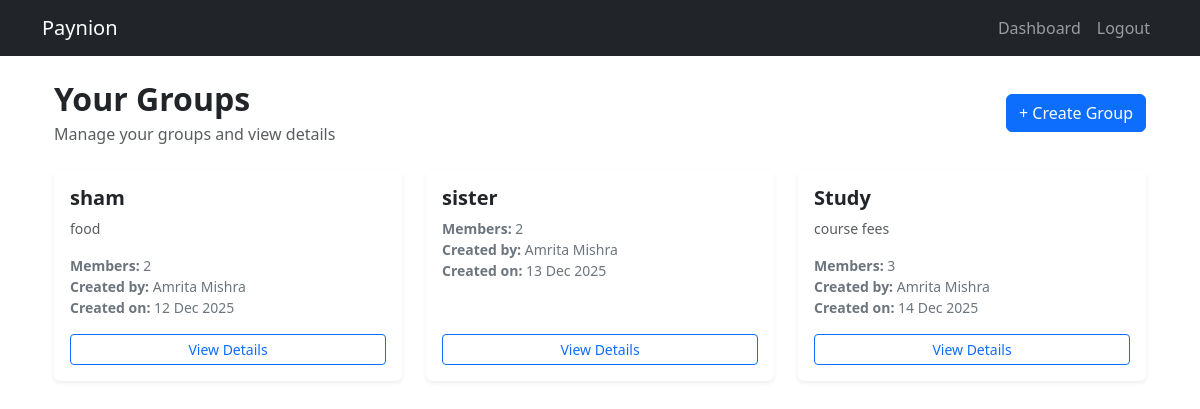
The page /groups/all/ (signed in) on the database its author committed.
### groups/models.py (models this page shows, shortened)
class Group(models.Model):
    title = models.CharField(max_length=255, null=True, blank=True)
    description = models.TextField(blank=True, null=True)
    members = models.ManyToManyField(User, related_name="group_members")
    created_by = models.ForeignKey(User, on_delete=models.CASCADE, related_name="created_groups")
    created_at = models.DateTimeField(auto_now_add=True)

### accounts/models.py (models this page shows, shortened)
class CustomUser(AbstractUser):
    email = models.EmailField(unique=True)
    full_name = models.CharField(max_length=255)
    phone = models.CharField(max_length=10, blank=True, null=True)
    profile_image = models.ImageField(upload_to=user_profile_path, default='default_profile.png')
    bio = models.CharField(max_length=255, blank=True, null=True)
    USERNAME_FIELD = 'email'
    REQUIRED_FIELDS = ['username', 'full_name']   # keep username but don't use for login

### groups/views.py (the view)
# urls.py: path("all/", views.view_all_group, name="view_all_group"),
@login_required
def view_all_group(request):
    groups = Group.objects.filter(members=request.user)
    show_add_expense = request.GET.get("from") == "add_expense"
    return render(request, "groups/all_groups.html", {
        "groups": groups,
        "show_add_expense": show_add_expense
    })

### groups/templates/groups/all_groups.html (shortened to what this page needs)
{% extends "base.html" %}
{% block content %}
<div class="container mt-4">
    <div class="d-flex justify-content-between align-items-center mb-4">
        <div>
            <h2 class="fw-bold mb-1">Your Groups</h2>
            <p class="text-muted mb-0">
                Manage your groups and view details
            </p>
        </div>
        <a href="{% url 'create_group' %}" class="btn btn-primary">
            + Create Group
        </a>
    </div>
    {% if groups %}
    <div class="row">
        {% for group in groups %}
        <div class="col-md-4 mb-4">
            <div class="card shadow-sm h-100 border-0">
                <div class="card-body d-flex flex-column">
                    <h5 class="card-title fw-semibold mb-2">
                        {{ group.title }}
                    </h5>
                    {% if group.description %}
                    <p class="text-muted small mb-3">
                        {{ group.description|truncatechars:90 }}
                    </p>
                    {% endif %}
                    <div class="mb-3 small text-secondary">
                        <div>
                            <strong>Members:</strong> {{ group.members.count }}
                        </div>
                        <div>
                            <strong>Created by:</strong> {{ group.created_by.full_name }}
                        </div>
                        <div>
                            <strong>Created on:</strong>
                            {{ group.created_at|date:"d M Y" }}
                        </div>
                    </div>
                    <div class="mt-auto d-flex gap-2">
                        <a href="{% url 'group_detail' group.id %}"
                           class="btn btn-sm btn-outline-primary w-100">
                            View Details
                        </a>
                    </div>
                </div>
            </div>
        </div>
        {% endfor %}
    </div>
    {% endif %}
</div>
{% endblock %}

### rows shown on the page
Group: title "sham", description "food", members.count "2", created_by.full_name "Amrita Mishra", created_at "12 Dec 2025"
Group: title "sister", members.count "2", created_by.full_name "Amrita Mishra", created_at "13 Dec 2025"
Group: title "Study", description "course fees", members.count "3", created_by.full_name "Amrita Mishra", created_at "14 Dec 2025"
